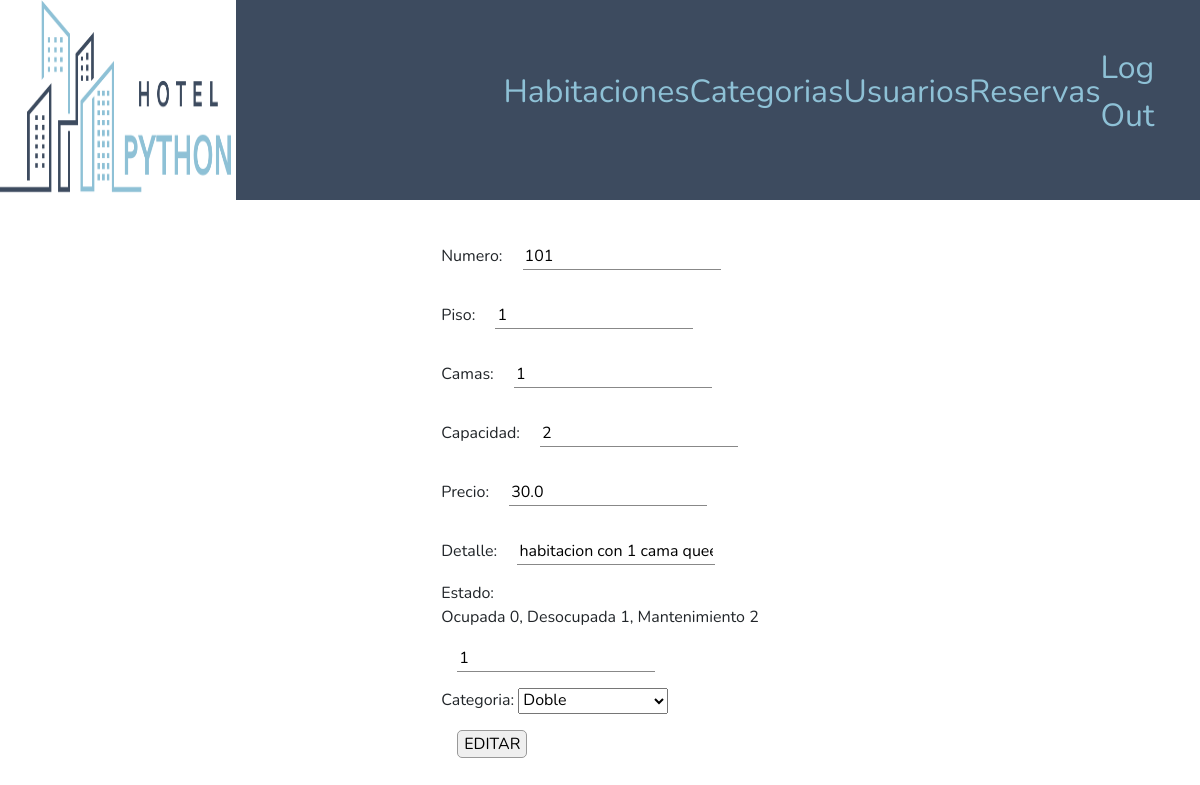
The page /edit_habitacion/1 on the database as committed earlier.
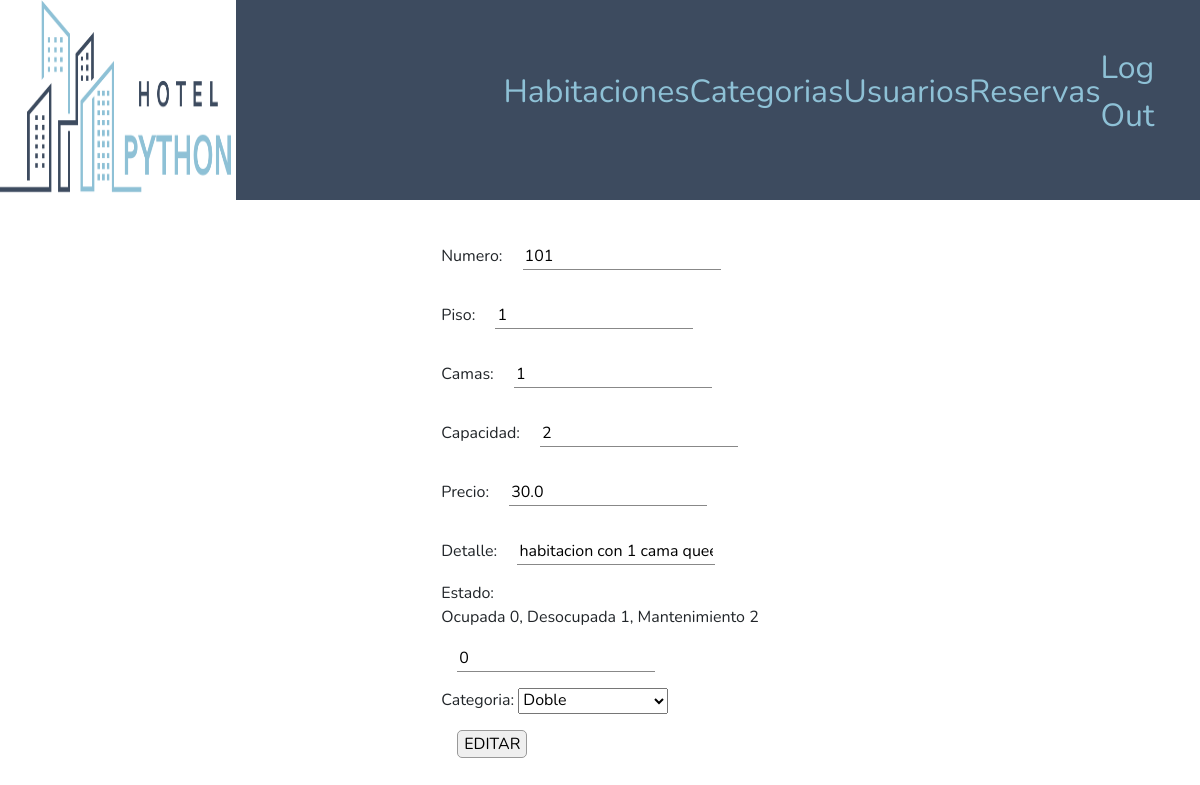
The same page on the database as committed later.
### appstaff/models.py (models this page shows, shortened)
class Habitacion(models.Model):
    class Meta:
        db_table = 'habitacion'
    numero =  models.IntegerField( unique = True)
    piso = models.IntegerField(blank=True , null= True)
    camas = models.IntegerField(default=1)
    capacidad = models.IntegerField(blank=True , null= True)
    precio = models.FloatField(max_length=7, blank=True , null= True)
    detalle = models.CharField(max_length=150, blank=True , null= True)
    estado = models.IntegerField(default=1, help_text= 'Ocupada 0, Desocupada 1, Mantenimiento 2')
    categoria = models.ForeignKey(CategoriaHabitacion,  on_delete=models.CASCADE, blank=True , null= True)

### appstaff/views.py (the view)
# urls.py: path('edit_habitacion/<int:id>', views.edit_habitacion, name = 'edit_habitacion'),
def edit_habitacion(request, id):
    habitacion = Habitacion.objects.get(id=id)
    form = HabitacionForm(instance=habitacion)
    if request.method == 'POST':
        form = HabitacionForm(request.POST, instance = habitacion)
        if form.is_valid():
            form.save()
            return redirect('/habitacion_list')
    return render(request, 'create_habitacion.html', {
        'form': form,
        'value': 'EDITAR'
    })

### appstaff/forms.py
class HabitacionForm(ModelForm):
    class Meta:
        model = Habitacion
        fields = '__all__'

### appstaff/models.py (called while the page is built)
    def __str__(self):
        return f'{self.nombre}'

### templates/create_habitacion.html (shortened to what this page needs)
{% extends 'base_staff.html' %}
{% block main %}
<div class="todo_form">
   <form method="POST">
      {{ form.as_div }}
        <input type="submit" value="{{ value }}">
   </form>
</div>
{% endblock %}

Rows that differ between the two databases and show on the page:
changed Habitacion "habitacion con 1 cama queen size": estado "1" → "0"
